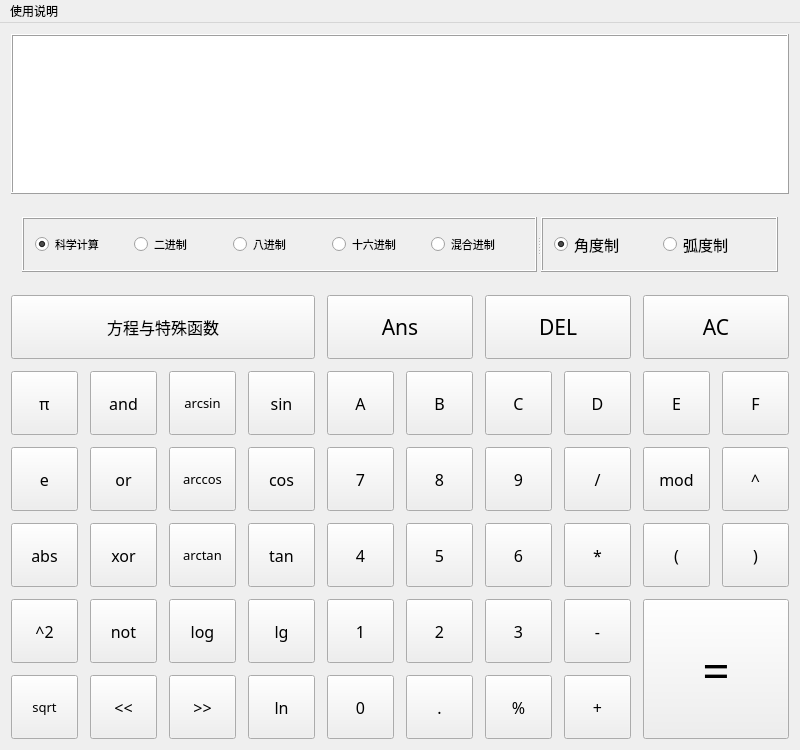
<?xml version="1.0" encoding="UTF-8"?>
<ui version="4.0">
 <class>CalculatorFX</class>
 <widget class="QMainWindow" name="CalculatorFX">
  <property name="geometry">
   <rect>
    <x>0</x>
    <y>0</y>
    <width>800</width>
    <height>750</height>
   </rect>
  </property>
  <property name="sizePolicy">
   <sizepolicy hsizetype="Expanding" vsizetype="Expanding">
    <horstretch>0</horstretch>
    <verstretch>0</verstretch>
   </sizepolicy>
  </property>
  <property name="minimumSize">
   <size>
    <width>800</width>
    <height>750</height>
   </size>
  </property>
  <property name="windowTitle">
   <string>CalculatorFX</string>
  </property>
  <widget class="QWidget" name="centralWidget">
   <property name="sizePolicy">
    <sizepolicy hsizetype="Expanding" vsizetype="Expanding">
     <horstretch>0</horstretch>
     <verstretch>0</verstretch>
    </sizepolicy>
   </property>
   <layout class="QGridLayout" name="gridLayout">
    <property name="spacing">
     <number>12</number>
    </property>
    <item row="2" column="4" colspan="2">
     <widget class="QPushButton" name="pBtn_Ans">
      <property name="sizePolicy">
       <sizepolicy hsizetype="Expanding" vsizetype="Expanding">
        <horstretch>0</horstretch>
        <verstretch>0</verstretch>
       </sizepolicy>
      </property>
      <property name="minimumSize">
       <size>
        <width>70</width>
        <height>25</height>
       </size>
      </property>
      <property name="font">
       <font>
        <family>微软雅黑</family>
        <pointsize>16</pointsize>
       </font>
      </property>
      <property name="text">
       <string>Ans</string>
      </property>
     </widget>
    </item>
    <item row="2" column="8" colspan="2">
     <widget class="QPushButton" name="pBtn_AC">
      <property name="sizePolicy">
       <sizepolicy hsizetype="Expanding" vsizetype="Expanding">
        <horstretch>0</horstretch>
        <verstretch>0</verstretch>
       </sizepolicy>
      </property>
      <property name="minimumSize">
       <size>
        <width>70</width>
        <height>25</height>
       </size>
      </property>
      <property name="font">
       <font>
        <family>微软雅黑</family>
        <pointsize>16</pointsize>
       </font>
      </property>
      <property name="text">
       <string>AC</string>
      </property>
     </widget>
    </item>
    <item row="3" column="2">
     <widget class="QPushButton" name="pBtn_arcsin">
      <property name="sizePolicy">
       <sizepolicy hsizetype="Expanding" vsizetype="Expanding">
        <horstretch>0</horstretch>
        <verstretch>0</verstretch>
       </sizepolicy>
      </property>
      <property name="minimumSize">
       <size>
        <width>35</width>
        <height>25</height>
       </size>
      </property>
      <property name="font">
       <font>
        <family>微软雅黑</family>
        <pointsize>10</pointsize>
       </font>
      </property>
      <property name="text">
       <string>arcsin</string>
      </property>
     </widget>
    </item>
    <item row="3" column="4">
     <widget class="QPushButton" name="pBtn_A">
      <property name="sizePolicy">
       <sizepolicy hsizetype="Expanding" vsizetype="Expanding">
        <horstretch>0</horstretch>
        <verstretch>0</verstretch>
       </sizepolicy>
      </property>
      <property name="minimumSize">
       <size>
        <width>35</width>
        <height>25</height>
       </size>
      </property>
      <property name="font">
       <font>
        <family>微软雅黑</family>
        <pointsize>12</pointsize>
       </font>
      </property>
      <property name="text">
       <string>A</string>
      </property>
     </widget>
    </item>
    <item row="3" column="6">
     <widget class="QPushButton" name="pBtn_C">
      <property name="sizePolicy">
       <sizepolicy hsizetype="Expanding" vsizetype="Expanding">
        <horstretch>0</horstretch>
        <verstretch>0</verstretch>
       </sizepolicy>
      </property>
      <property name="minimumSize">
       <size>
        <width>35</width>
        <height>25</height>
       </size>
      </property>
      <property name="font">
       <font>
        <family>微软雅黑</family>
        <pointsize>12</pointsize>
       </font>
      </property>
      <property name="text">
       <string>C</string>
      </property>
     </widget>
    </item>
    <item row="3" column="1">
     <widget class="QPushButton" name="pBtn_and">
      <property name="sizePolicy">
       <sizepolicy hsizetype="Expanding" vsizetype="Expanding">
        <horstretch>0</horstretch>
        <verstretch>0</verstretch>
       </sizepolicy>
      </property>
      <property name="minimumSize">
       <size>
        <width>35</width>
        <height>25</height>
       </size>
      </property>
      <property name="font">
       <font>
        <family>微软雅黑</family>
        <pointsize>12</pointsize>
       </font>
      </property>
      <property name="text">
       <string>and</string>
      </property>
     </widget>
    </item>
    <item row="3" column="3">
     <widget class="QPushButton" name="pBtn_sin">
      <property name="sizePolicy">
       <sizepolicy hsizetype="Expanding" vsizetype="Expanding">
        <horstretch>0</horstretch>
        <verstretch>0</verstretch>
       </sizepolicy>
      </property>
      <property name="minimumSize">
       <size>
        <width>35</width>
        <height>25</height>
       </size>
      </property>
      <property name="font">
       <font>
        <family>微软雅黑</family>
        <pointsize>12</pointsize>
       </font>
      </property>
      <property name="text">
       <string>sin</string>
      </property>
     </widget>
    </item>
    <item row="3" column="8">
     <widget class="QPushButton" name="pBtn_E">
      <property name="sizePolicy">
       <sizepolicy hsizetype="Expanding" vsizetype="Expanding">
        <horstretch>0</horstretch>
        <verstretch>0</verstretch>
       </sizepolicy>
      </property>
      <property name="minimumSize">
       <size>
        <width>35</width>
        <height>25</height>
       </size>
      </property>
      <property name="font">
       <font>
        <family>微软雅黑</family>
        <pointsize>12</pointsize>
       </font>
      </property>
      <property name="text">
       <string>E</string>
      </property>
     </widget>
    </item>
    <item row="3" column="9">
     <widget class="QPushButton" name="pBtn_F">
      <property name="sizePolicy">
       <sizepolicy hsizetype="Expanding" vsizetype="Expanding">
        <horstretch>0</horstretch>
        <verstretch>0</verstretch>
       </sizepolicy>
      </property>
      <property name="minimumSize">
       <size>
        <width>35</width>
        <height>25</height>
       </size>
      </property>
      <property name="font">
       <font>
        <family>微软雅黑</family>
        <pointsize>12</pointsize>
       </font>
      </property>
      <property name="text">
       <string>F</string>
      </property>
     </widget>
    </item>
    <item row="3" column="7">
     <widget class="QPushButton" name="pBtn_D">
      <property name="sizePolicy">
       <sizepolicy hsizetype="Expanding" vsizetype="Expanding">
        <horstretch>0</horstretch>
        <verstretch>0</verstretch>
       </sizepolicy>
      </property>
      <property name="minimumSize">
       <size>
        <width>35</width>
        <height>25</height>
       </size>
      </property>
      <property name="font">
       <font>
        <family>微软雅黑</family>
        <pointsize>12</pointsize>
       </font>
      </property>
      <property name="text">
       <string>D</string>
      </property>
     </widget>
    </item>
    <item row="4" column="1">
     <widget class="QPushButton" name="pBtn_or">
      <property name="sizePolicy">
       <sizepolicy hsizetype="Expanding" vsizetype="Expanding">
        <horstretch>0</horstretch>
        <verstretch>0</verstretch>
       </sizepolicy>
      </property>
      <property name="minimumSize">
       <size>
        <width>35</width>
        <height>25</height>
       </size>
      </property>
      <property name="font">
       <font>
        <family>微软雅黑</family>
        <pointsize>12</pointsize>
       </font>
      </property>
      <property name="text">
       <string>or</string>
      </property>
     </widget>
    </item>
    <item row="3" column="5">
     <widget class="QPushButton" name="pBtn_B">
      <property name="sizePolicy">
       <sizepolicy hsizetype="Expanding" vsizetype="Expanding">
        <horstretch>0</horstretch>
        <verstretch>0</verstretch>
       </sizepolicy>
      </property>
      <property name="minimumSize">
       <size>
        <width>35</width>
        <height>25</height>
       </size>
      </property>
      <property name="font">
       <font>
        <family>微软雅黑</family>
        <pointsize>12</pointsize>
       </font>
      </property>
      <property name="text">
       <string>B</string>
      </property>
     </widget>
    </item>
    <item row="2" column="0" colspan="4">
     <widget class="QToolButton" name="tBtn_function">
      <property name="sizePolicy">
       <sizepolicy hsizetype="Expanding" vsizetype="Expanding">
        <horstretch>0</horstretch>
        <verstretch>0</verstretch>
       </sizepolicy>
      </property>
      <property name="minimumSize">
       <size>
        <width>105</width>
        <height>25</height>
       </size>
      </property>
      <property name="font">
       <font>
        <family>微软雅黑</family>
        <pointsize>12</pointsize>
       </font>
      </property>
      <property name="text">
       <string>方程与特殊函数</string>
      </property>
      <property name="popupMode">
       <enum>QToolButton::InstantPopup</enum>
      </property>
      <property name="toolButtonStyle">
       <enum>Qt::ToolButtonTextOnly</enum>
      </property>
      <property name="autoRaise">
       <bool>false</bool>
      </property>
      <property name="arrowType">
       <enum>Qt::DownArrow</enum>
      </property>
     </widget>
    </item>
    <item row="4" column="2">
     <widget class="QPushButton" name="pBtn_arccos">
      <property name="sizePolicy">
       <sizepolicy hsizetype="Expanding" vsizetype="Expanding">
        <horstretch>0</horstretch>
        <verstretch>0</verstretch>
       </sizepolicy>
      </property>
      <property name="minimumSize">
       <size>
        <width>35</width>
        <height>25</height>
       </size>
      </property>
      <property name="font">
       <font>
        <family>微软雅黑</family>
        <pointsize>10</pointsize>
       </font>
      </property>
      <property name="text">
       <string>arccos</string>
      </property>
     </widget>
    </item>
    <item row="4" column="3">
     <widget class="QPushButton" name="pBtn_cos">
      <property name="sizePolicy">
       <sizepolicy hsizetype="Expanding" vsizetype="Expanding">
        <horstretch>0</horstretch>
        <verstretch>0</verstretch>
       </sizepolicy>
      </property>
      <property name="minimumSize">
       <size>
        <width>35</width>
        <height>25</height>
       </size>
      </property>
      <property name="font">
       <font>
        <family>微软雅黑</family>
        <pointsize>12</pointsize>
       </font>
      </property>
      <property name="text">
       <string>cos</string>
      </property>
     </widget>
    </item>
    <item row="2" column="6" colspan="2">
     <widget class="QPushButton" name="pBtn_DEL">
      <property name="sizePolicy">
       <sizepolicy hsizetype="Expanding" vsizetype="Expanding">
        <horstretch>0</horstretch>
        <verstretch>0</verstretch>
       </sizepolicy>
      </property>
      <property name="minimumSize">
       <size>
        <width>70</width>
        <height>25</height>
       </size>
      </property>
      <property name="font">
       <font>
        <family>微软雅黑</family>
        <pointsize>16</pointsize>
       </font>
      </property>
      <property name="text">
       <string>DEL</string>
      </property>
     </widget>
    </item>
    <item row="3" column="0">
     <widget class="QPushButton" name="pBtn_pi">
      <property name="sizePolicy">
       <sizepolicy hsizetype="Expanding" vsizetype="Expanding">
        <horstretch>0</horstretch>
        <verstretch>0</verstretch>
       </sizepolicy>
      </property>
      <property name="minimumSize">
       <size>
        <width>35</width>
        <height>25</height>
       </size>
      </property>
      <property name="font">
       <font>
        <family>微软雅黑</family>
        <pointsize>12</pointsize>
       </font>
      </property>
      <property name="text">
       <string>π</string>
      </property>
     </widget>
    </item>
    <item row="4" column="0">
     <widget class="QPushButton" name="pBtn_e">
      <property name="sizePolicy">
       <sizepolicy hsizetype="Expanding" vsizetype="Expanding">
        <horstretch>0</horstretch>
        <verstretch>0</verstretch>
       </sizepolicy>
      </property>
      <property name="minimumSize">
       <size>
        <width>35</width>
        <height>25</height>
       </size>
      </property>
      <property name="font">
       <font>
        <family>微软雅黑</family>
        <pointsize>12</pointsize>
        <italic>false</italic>
       </font>
      </property>
      <property name="text">
       <string>e</string>
      </property>
     </widget>
    </item>
    <item row="4" column="4">
     <widget class="QPushButton" name="pBtn_7">
      <property name="sizePolicy">
       <sizepolicy hsizetype="Expanding" vsizetype="Expanding">
        <horstretch>0</horstretch>
        <verstretch>0</verstretch>
       </sizepolicy>
      </property>
      <property name="minimumSize">
       <size>
        <width>35</width>
        <height>25</height>
       </size>
      </property>
      <property name="font">
       <font>
        <family>微软雅黑</family>
        <pointsize>12</pointsize>
       </font>
      </property>
      <property name="text">
       <string>7</string>
      </property>
     </widget>
    </item>
    <item row="6" column="8" rowspan="2" colspan="2">
     <widget class="QPushButton" name="pBtn_equal">
      <property name="sizePolicy">
       <sizepolicy hsizetype="Expanding" vsizetype="Expanding">
        <horstretch>0</horstretch>
        <verstretch>0</verstretch>
       </sizepolicy>
      </property>
      <property name="minimumSize">
       <size>
        <width>35</width>
        <height>25</height>
       </size>
      </property>
      <property name="font">
       <font>
        <family>微软雅黑</family>
        <pointsize>36</pointsize>
       </font>
      </property>
      <property name="text">
       <string>=</string>
      </property>
     </widget>
    </item>
    <item row="4" column="6">
     <widget class="QPushButton" name="pBtn_9">
      <property name="sizePolicy">
       <sizepolicy hsizetype="Expanding" vsizetype="Expanding">
        <horstretch>0</horstretch>
        <verstretch>0</verstretch>
       </sizepolicy>
      </property>
      <property name="minimumSize">
       <size>
        <width>35</width>
        <height>25</height>
       </size>
      </property>
      <property name="font">
       <font>
        <family>微软雅黑</family>
        <pointsize>12</pointsize>
       </font>
      </property>
      <property name="text">
       <string>9</string>
      </property>
     </widget>
    </item>
    <item row="5" column="3">
     <widget class="QPushButton" name="pBtn_tan">
      <property name="sizePolicy">
       <sizepolicy hsizetype="Expanding" vsizetype="Expanding">
        <horstretch>0</horstretch>
        <verstretch>0</verstretch>
       </sizepolicy>
      </property>
      <property name="minimumSize">
       <size>
        <width>35</width>
        <height>25</height>
       </size>
      </property>
      <property name="font">
       <font>
        <family>微软雅黑</family>
        <pointsize>12</pointsize>
       </font>
      </property>
      <property name="text">
       <string>tan</string>
      </property>
     </widget>
    </item>
    <item row="5" column="0">
     <widget class="QPushButton" name="pBtn_abs">
      <property name="sizePolicy">
       <sizepolicy hsizetype="Expanding" vsizetype="Expanding">
        <horstretch>0</horstretch>
        <verstretch>0</verstretch>
       </sizepolicy>
      </property>
      <property name="minimumSize">
       <size>
        <width>35</width>
        <height>25</height>
       </size>
      </property>
      <property name="font">
       <font>
        <family>微软雅黑</family>
        <pointsize>12</pointsize>
       </font>
      </property>
      <property name="text">
       <string>abs</string>
      </property>
     </widget>
    </item>
    <item row="6" column="6">
     <widget class="QPushButton" name="pBtn_3">
      <property name="sizePolicy">
       <sizepolicy hsizetype="Expanding" vsizetype="Expanding">
        <horstretch>0</horstretch>
        <verstretch>0</verstretch>
       </sizepolicy>
      </property>
      <property name="minimumSize">
       <size>
        <width>35</width>
        <height>25</height>
       </size>
      </property>
      <property name="font">
       <font>
        <family>微软雅黑</family>
        <pointsize>12</pointsize>
       </font>
      </property>
      <property name="text">
       <string>3</string>
      </property>
     </widget>
    </item>
    <item row="5" column="1">
     <widget class="QPushButton" name="pBtn_xor">
      <property name="sizePolicy">
       <sizepolicy hsizetype="Expanding" vsizetype="Expanding">
        <horstretch>0</horstretch>
        <verstretch>0</verstretch>
       </sizepolicy>
      </property>
      <property name="minimumSize">
       <size>
        <width>35</width>
        <height>25</height>
       </size>
      </property>
      <property name="font">
       <font>
        <family>微软雅黑</family>
        <pointsize>12</pointsize>
       </font>
      </property>
      <property name="text">
       <string>xor</string>
      </property>
     </widget>
    </item>
    <item row="5" column="9">
     <widget class="QPushButton" name="pBtn_rbracket">
      <property name="sizePolicy">
       <sizepolicy hsizetype="Expanding" vsizetype="Expanding">
        <horstretch>0</horstretch>
        <verstretch>0</verstretch>
       </sizepolicy>
      </property>
      <property name="minimumSize">
       <size>
        <width>35</width>
        <height>25</height>
       </size>
      </property>
      <property name="font">
       <font>
        <family>微软雅黑</family>
        <pointsize>12</pointsize>
       </font>
      </property>
      <property name="text">
       <string>)</string>
      </property>
     </widget>
    </item>
    <item row="7" column="1">
     <widget class="QPushButton" name="pBtn_sll">
      <property name="sizePolicy">
       <sizepolicy hsizetype="Expanding" vsizetype="Expanding">
        <horstretch>0</horstretch>
        <verstretch>0</verstretch>
       </sizepolicy>
      </property>
      <property name="minimumSize">
       <size>
        <width>35</width>
        <height>25</height>
       </size>
      </property>
      <property name="font">
       <font>
        <family>微软雅黑</family>
        <pointsize>12</pointsize>
       </font>
      </property>
      <property name="text">
       <string>&lt;&lt;</string>
      </property>
     </widget>
    </item>
    <item row="7" column="2">
     <widget class="QPushButton" name="pBtn_sra">
      <property name="sizePolicy">
       <sizepolicy hsizetype="Expanding" vsizetype="Expanding">
        <horstretch>0</horstretch>
        <verstretch>0</verstretch>
       </sizepolicy>
      </property>
      <property name="minimumSize">
       <size>
        <width>35</width>
        <height>25</height>
       </size>
      </property>
      <property name="font">
       <font>
        <family>微软雅黑</family>
        <pointsize>12</pointsize>
       </font>
      </property>
      <property name="text">
       <string>&gt;&gt;</string>
      </property>
     </widget>
    </item>
    <item row="5" column="4">
     <widget class="QPushButton" name="pBtn_4">
      <property name="sizePolicy">
       <sizepolicy hsizetype="Expanding" vsizetype="Expanding">
        <horstretch>0</horstretch>
        <verstretch>0</verstretch>
       </sizepolicy>
      </property>
      <property name="minimumSize">
       <size>
        <width>35</width>
        <height>25</height>
       </size>
      </property>
      <property name="font">
       <font>
        <family>微软雅黑</family>
        <pointsize>12</pointsize>
       </font>
      </property>
      <property name="text">
       <string>4</string>
      </property>
     </widget>
    </item>
    <item row="7" column="3">
     <widget class="QPushButton" name="pBtn_ln">
      <property name="sizePolicy">
       <sizepolicy hsizetype="Expanding" vsizetype="Expanding">
        <horstretch>0</horstretch>
        <verstretch>0</verstretch>
       </sizepolicy>
      </property>
      <property name="minimumSize">
       <size>
        <width>35</width>
        <height>25</height>
       </size>
      </property>
      <property name="font">
       <font>
        <family>微软雅黑</family>
        <pointsize>12</pointsize>
       </font>
      </property>
      <property name="text">
       <string>ln</string>
      </property>
     </widget>
    </item>
    <item row="4" column="7">
     <widget class="QPushButton" name="pBtn_div">
      <property name="sizePolicy">
       <sizepolicy hsizetype="Expanding" vsizetype="Expanding">
        <horstretch>0</horstretch>
        <verstretch>0</verstretch>
       </sizepolicy>
      </property>
      <property name="minimumSize">
       <size>
        <width>35</width>
        <height>25</height>
       </size>
      </property>
      <property name="font">
       <font>
        <family>微软雅黑</family>
        <pointsize>12</pointsize>
       </font>
      </property>
      <property name="text">
       <string>/</string>
      </property>
     </widget>
    </item>
    <item row="6" column="7">
     <widget class="QPushButton" name="pBtn_sub">
      <property name="sizePolicy">
       <sizepolicy hsizetype="Expanding" vsizetype="Expanding">
        <horstretch>0</horstretch>
        <verstretch>0</verstretch>
       </sizepolicy>
      </property>
      <property name="minimumSize">
       <size>
        <width>35</width>
        <height>25</height>
       </size>
      </property>
      <property name="font">
       <font>
        <family>微软雅黑</family>
        <pointsize>12</pointsize>
       </font>
      </property>
      <property name="text">
       <string>-</string>
      </property>
     </widget>
    </item>
    <item row="6" column="0">
     <widget class="QPushButton" name="pBtn_square">
      <property name="sizePolicy">
       <sizepolicy hsizetype="Expanding" vsizetype="Expanding">
        <horstretch>0</horstretch>
        <verstretch>0</verstretch>
       </sizepolicy>
      </property>
      <property name="minimumSize">
       <size>
        <width>35</width>
        <height>25</height>
       </size>
      </property>
      <property name="font">
       <font>
        <family>微软雅黑</family>
        <pointsize>12</pointsize>
       </font>
      </property>
      <property name="text">
       <string>^2</string>
      </property>
     </widget>
    </item>
    <item row="7" column="4">
     <widget class="QPushButton" name="pBtn_0">
      <property name="sizePolicy">
       <sizepolicy hsizetype="Expanding" vsizetype="Expanding">
        <horstretch>0</horstretch>
        <verstretch>0</verstretch>
       </sizepolicy>
      </property>
      <property name="minimumSize">
       <size>
        <width>35</width>
        <height>25</height>
       </size>
      </property>
      <property name="font">
       <font>
        <family>微软雅黑</family>
        <pointsize>12</pointsize>
       </font>
      </property>
      <property name="text">
       <string>0</string>
      </property>
     </widget>
    </item>
    <item row="7" column="5">
     <widget class="QPushButton" name="pBtn_dot">
      <property name="sizePolicy">
       <sizepolicy hsizetype="Expanding" vsizetype="Expanding">
        <horstretch>0</horstretch>
        <verstretch>0</verstretch>
       </sizepolicy>
      </property>
      <property name="minimumSize">
       <size>
        <width>35</width>
        <height>25</height>
       </size>
      </property>
      <property name="font">
       <font>
        <family>微软雅黑</family>
        <pointsize>12</pointsize>
       </font>
      </property>
      <property name="text">
       <string>.</string>
      </property>
     </widget>
    </item>
    <item row="5" column="7">
     <widget class="QPushButton" name="pBtn_mul">
      <property name="sizePolicy">
       <sizepolicy hsizetype="Expanding" vsizetype="Expanding">
        <horstretch>0</horstretch>
        <verstretch>0</verstretch>
       </sizepolicy>
      </property>
      <property name="minimumSize">
       <size>
        <width>35</width>
        <height>25</height>
       </size>
      </property>
      <property name="font">
       <font>
        <family>微软雅黑</family>
        <pointsize>12</pointsize>
       </font>
      </property>
      <property name="text">
       <string>*</string>
      </property>
     </widget>
    </item>
    <item row="5" column="8">
     <widget class="QPushButton" name="pBtn_lBracket">
      <property name="sizePolicy">
       <sizepolicy hsizetype="Expanding" vsizetype="Expanding">
        <horstretch>0</horstretch>
        <verstretch>0</verstretch>
       </sizepolicy>
      </property>
      <property name="minimumSize">
       <size>
        <width>35</width>
        <height>25</height>
       </size>
      </property>
      <property name="font">
       <font>
        <family>微软雅黑</family>
        <pointsize>12</pointsize>
       </font>
      </property>
      <property name="text">
       <string>(</string>
      </property>
     </widget>
    </item>
    <item row="6" column="3">
     <widget class="QPushButton" name="pBtn_lg">
      <property name="sizePolicy">
       <sizepolicy hsizetype="Expanding" vsizetype="Expanding">
        <horstretch>0</horstretch>
        <verstretch>0</verstretch>
       </sizepolicy>
      </property>
      <property name="minimumSize">
       <size>
        <width>35</width>
        <height>25</height>
       </size>
      </property>
      <property name="font">
       <font>
        <family>微软雅黑</family>
        <pointsize>12</pointsize>
       </font>
      </property>
      <property name="text">
       <string>lg</string>
      </property>
     </widget>
    </item>
    <item row="4" column="5">
     <widget class="QPushButton" name="pBtn_8">
      <property name="sizePolicy">
       <sizepolicy hsizetype="Expanding" vsizetype="Expanding">
        <horstretch>0</horstretch>
        <verstretch>0</verstretch>
       </sizepolicy>
      </property>
      <property name="minimumSize">
       <size>
        <width>35</width>
        <height>25</height>
       </size>
      </property>
      <property name="font">
       <font>
        <family>微软雅黑</family>
        <pointsize>12</pointsize>
       </font>
      </property>
      <property name="text">
       <string>8</string>
      </property>
     </widget>
    </item>
    <item row="6" column="5">
     <widget class="QPushButton" name="pBtn_2">
      <property name="sizePolicy">
       <sizepolicy hsizetype="Expanding" vsizetype="Expanding">
        <horstretch>0</horstretch>
        <verstretch>0</verstretch>
       </sizepolicy>
      </property>
      <property name="minimumSize">
       <size>
        <width>35</width>
        <height>25</height>
       </size>
      </property>
      <property name="font">
       <font>
        <family>微软雅黑</family>
        <pointsize>12</pointsize>
       </font>
      </property>
      <property name="text">
       <string>2</string>
      </property>
     </widget>
    </item>
    <item row="5" column="6">
     <widget class="QPushButton" name="pBtn_6">
      <property name="sizePolicy">
       <sizepolicy hsizetype="Expanding" vsizetype="Expanding">
        <horstretch>0</horstretch>
        <verstretch>0</verstretch>
       </sizepolicy>
      </property>
      <property name="minimumSize">
       <size>
        <width>35</width>
        <height>25</height>
       </size>
      </property>
      <property name="font">
       <font>
        <family>微软雅黑</family>
        <pointsize>12</pointsize>
       </font>
      </property>
      <property name="text">
       <string>6</string>
      </property>
     </widget>
    </item>
    <item row="7" column="6">
     <widget class="QPushButton" name="pBtn_percent">
      <property name="sizePolicy">
       <sizepolicy hsizetype="Expanding" vsizetype="Expanding">
        <horstretch>0</horstretch>
        <verstretch>0</verstretch>
       </sizepolicy>
      </property>
      <property name="minimumSize">
       <size>
        <width>35</width>
        <height>25</height>
       </size>
      </property>
      <property name="font">
       <font>
        <family>微软雅黑</family>
        <pointsize>12</pointsize>
       </font>
      </property>
      <property name="text">
       <string>%</string>
      </property>
     </widget>
    </item>
    <item row="5" column="5">
     <widget class="QPushButton" name="pBtn_5">
      <property name="sizePolicy">
       <sizepolicy hsizetype="Expanding" vsizetype="Expanding">
        <horstretch>0</horstretch>
        <verstretch>0</verstretch>
       </sizepolicy>
      </property>
      <property name="minimumSize">
       <size>
        <width>35</width>
        <height>25</height>
       </size>
      </property>
      <property name="font">
       <font>
        <family>微软雅黑</family>
        <pointsize>12</pointsize>
       </font>
      </property>
      <property name="text">
       <string>5</string>
      </property>
     </widget>
    </item>
    <item row="4" column="9">
     <widget class="QPushButton" name="pBtn_power">
      <property name="sizePolicy">
       <sizepolicy hsizetype="Expanding" vsizetype="Expanding">
        <horstretch>0</horstretch>
        <verstretch>0</verstretch>
       </sizepolicy>
      </property>
      <property name="minimumSize">
       <size>
        <width>35</width>
        <height>25</height>
       </size>
      </property>
      <property name="font">
       <font>
        <family>微软雅黑</family>
        <pointsize>12</pointsize>
       </font>
      </property>
      <property name="text">
       <string>^</string>
      </property>
     </widget>
    </item>
    <item row="7" column="0">
     <widget class="QPushButton" name="pBtn_sqrt">
      <property name="sizePolicy">
       <sizepolicy hsizetype="Expanding" vsizetype="Expanding">
        <horstretch>0</horstretch>
        <verstretch>0</verstretch>
       </sizepolicy>
      </property>
      <property name="minimumSize">
       <size>
        <width>35</width>
        <height>25</height>
       </size>
      </property>
      <property name="font">
       <font>
        <family>微软雅黑</family>
        <pointsize>10</pointsize>
       </font>
      </property>
      <property name="text">
       <string>sqrt</string>
      </property>
     </widget>
    </item>
    <item row="4" column="8">
     <widget class="QPushButton" name="pBtn_mod">
      <property name="sizePolicy">
       <sizepolicy hsizetype="Expanding" vsizetype="Expanding">
        <horstretch>0</horstretch>
        <verstretch>0</verstretch>
       </sizepolicy>
      </property>
      <property name="minimumSize">
       <size>
        <width>35</width>
        <height>25</height>
       </size>
      </property>
      <property name="font">
       <font>
        <family>微软雅黑</family>
        <pointsize>12</pointsize>
       </font>
      </property>
      <property name="text">
       <string>mod</string>
      </property>
     </widget>
    </item>
    <item row="5" column="2">
     <widget class="QPushButton" name="pBtn_arctan">
      <property name="sizePolicy">
       <sizepolicy hsizetype="Expanding" vsizetype="Expanding">
        <horstretch>0</horstretch>
        <verstretch>0</verstretch>
       </sizepolicy>
      </property>
      <property name="minimumSize">
       <size>
        <width>35</width>
        <height>25</height>
       </size>
      </property>
      <property name="font">
       <font>
        <family>微软雅黑</family>
        <pointsize>10</pointsize>
       </font>
      </property>
      <property name="text">
       <string>arctan</string>
      </property>
     </widget>
    </item>
    <item row="6" column="1">
     <widget class="QPushButton" name="pBtn_not">
      <property name="sizePolicy">
       <sizepolicy hsizetype="Expanding" vsizetype="Expanding">
        <horstretch>0</horstretch>
        <verstretch>0</verstretch>
       </sizepolicy>
      </property>
      <property name="minimumSize">
       <size>
        <width>35</width>
        <height>25</height>
       </size>
      </property>
      <property name="font">
       <font>
        <family>微软雅黑</family>
        <pointsize>12</pointsize>
       </font>
      </property>
      <property name="text">
       <string>not</string>
      </property>
     </widget>
    </item>
    <item row="6" column="2">
     <widget class="QPushButton" name="pBtn_log">
      <property name="sizePolicy">
       <sizepolicy hsizetype="Expanding" vsizetype="Expanding">
        <horstretch>0</horstretch>
        <verstretch>0</verstretch>
       </sizepolicy>
      </property>
      <property name="minimumSize">
       <size>
        <width>35</width>
        <height>25</height>
       </size>
      </property>
      <property name="font">
       <font>
        <family>微软雅黑</family>
        <pointsize>12</pointsize>
       </font>
      </property>
      <property name="text">
       <string>log</string>
      </property>
     </widget>
    </item>
    <item row="6" column="4">
     <widget class="QPushButton" name="pBtn_1">
      <property name="sizePolicy">
       <sizepolicy hsizetype="Expanding" vsizetype="Expanding">
        <horstretch>0</horstretch>
        <verstretch>0</verstretch>
       </sizepolicy>
      </property>
      <property name="minimumSize">
       <size>
        <width>35</width>
        <height>25</height>
       </size>
      </property>
      <property name="font">
       <font>
        <family>微软雅黑</family>
        <pointsize>12</pointsize>
       </font>
      </property>
      <property name="text">
       <string>1</string>
      </property>
     </widget>
    </item>
    <item row="7" column="7">
     <widget class="QPushButton" name="pBtn_Add">
      <property name="sizePolicy">
       <sizepolicy hsizetype="Expanding" vsizetype="Expanding">
        <horstretch>0</horstretch>
        <verstretch>0</verstretch>
       </sizepolicy>
      </property>
      <property name="minimumSize">
       <size>
        <width>35</width>
        <height>25</height>
       </size>
      </property>
      <property name="font">
       <font>
        <family>微软雅黑</family>
        <pointsize>12</pointsize>
       </font>
      </property>
      <property name="text">
       <string>+</string>
      </property>
     </widget>
    </item>
    <item row="1" column="0" colspan="10">
     <widget class="QWidget" name="widget_options" native="true">
      <layout class="QHBoxLayout" name="horizontalLayout_3">
       <item>
        <widget class="QSplitter" name="splitter">
         <property name="sizePolicy">
          <sizepolicy hsizetype="Expanding" vsizetype="Expanding">
           <horstretch>0</horstretch>
           <verstretch>0</verstretch>
          </sizepolicy>
         </property>
         <property name="orientation">
          <enum>Qt::Horizontal</enum>
         </property>
         <widget class="QFrame" name="frame_calPattern">
          <property name="sizePolicy">
           <sizepolicy hsizetype="Expanding" vsizetype="Expanding">
            <horstretch>0</horstretch>
            <verstretch>0</verstretch>
           </sizepolicy>
          </property>
          <property name="frameShape">
           <enum>QFrame::Box</enum>
          </property>
          <property name="frameShadow">
           <enum>QFrame::Raised</enum>
          </property>
          <layout class="QHBoxLayout" name="horizontalLayout">
           <item>
            <widget class="QRadioButton" name="rBtn_sciCal">
             <property name="sizePolicy">
              <sizepolicy hsizetype="Expanding" vsizetype="Expanding">
               <horstretch>0</horstretch>
               <verstretch>0</verstretch>
              </sizepolicy>
             </property>
             <property name="font">
              <font>
               <family>微软雅黑</family>
               <pointsize>8</pointsize>
              </font>
             </property>
             <property name="text">
              <string>科学计算</string>
             </property>
             <property name="checked">
              <bool>true</bool>
             </property>
             <property name="autoRepeat">
              <bool>false</bool>
             </property>
             <property name="autoExclusive">
              <bool>true</bool>
             </property>
            </widget>
           </item>
           <item>
            <widget class="QRadioButton" name="rBtn_bin">
             <property name="sizePolicy">
              <sizepolicy hsizetype="Expanding" vsizetype="Expanding">
               <horstretch>0</horstretch>
               <verstretch>0</verstretch>
              </sizepolicy>
             </property>
             <property name="font">
              <font>
               <family>微软雅黑</family>
               <pointsize>8</pointsize>
              </font>
             </property>
             <property name="text">
              <string>二进制</string>
             </property>
            </widget>
           </item>
           <item>
            <widget class="QRadioButton" name="rBtn_oct">
             <property name="sizePolicy">
              <sizepolicy hsizetype="Expanding" vsizetype="Expanding">
               <horstretch>0</horstretch>
               <verstretch>0</verstretch>
              </sizepolicy>
             </property>
             <property name="font">
              <font>
               <family>微软雅黑</family>
               <pointsize>8</pointsize>
              </font>
             </property>
             <property name="text">
              <string>八进制</string>
             </property>
            </widget>
           </item>
           <item>
            <widget class="QRadioButton" name="rBtn_hex">
             <property name="sizePolicy">
              <sizepolicy hsizetype="Expanding" vsizetype="Expanding">
               <horstretch>0</horstretch>
               <verstretch>0</verstretch>
              </sizepolicy>
             </property>
             <property name="font">
              <font>
               <family>微软雅黑</family>
               <pointsize>8</pointsize>
              </font>
             </property>
             <property name="text">
              <string>十六进制</string>
             </property>
            </widget>
           </item>
           <item>
            <widget class="QRadioButton" name="rBtn_mix">
             <property name="sizePolicy">
              <sizepolicy hsizetype="Expanding" vsizetype="Expanding">
               <horstretch>0</horstretch>
               <verstretch>0</verstretch>
              </sizepolicy>
             </property>
             <property name="font">
              <font>
               <family>微软雅黑</family>
               <pointsize>8</pointsize>
              </font>
             </property>
             <property name="text">
              <string>混合进制</string>
             </property>
            </widget>
           </item>
          </layout>
         </widget>
         <widget class="QFrame" name="frame_tri">
          <property name="sizePolicy">
           <sizepolicy hsizetype="Expanding" vsizetype="Expanding">
            <horstretch>0</horstretch>
            <verstretch>0</verstretch>
           </sizepolicy>
          </property>
          <property name="frameShape">
           <enum>QFrame::Box</enum>
          </property>
          <property name="frameShadow">
           <enum>QFrame::Raised</enum>
          </property>
          <layout class="QHBoxLayout" name="horizontalLayout_2">
           <item>
            <widget class="QRadioButton" name="rBtn_angle">
             <property name="sizePolicy">
              <sizepolicy hsizetype="Expanding" vsizetype="Expanding">
               <horstretch>0</horstretch>
               <verstretch>0</verstretch>
              </sizepolicy>
             </property>
             <property name="font">
              <font>
               <family>微软雅黑</family>
               <pointsize>11</pointsize>
              </font>
             </property>
             <property name="text">
              <string>角度制</string>
             </property>
             <property name="checked">
              <bool>true</bool>
             </property>
            </widget>
           </item>
           <item>
            <widget class="QRadioButton" name="rBtn_radian">
             <property name="sizePolicy">
              <sizepolicy hsizetype="Expanding" vsizetype="Expanding">
               <horstretch>0</horstretch>
               <verstretch>0</verstretch>
              </sizepolicy>
             </property>
             <property name="font">
              <font>
               <family>微软雅黑</family>
               <pointsize>11</pointsize>
              </font>
             </property>
             <property name="text">
              <string>弧度制</string>
             </property>
            </widget>
           </item>
          </layout>
         </widget>
        </widget>
       </item>
      </layout>
     </widget>
    </item>
    <item row="0" column="0" colspan="10">
     <widget class="QFrame" name="frame_screen">
      <property name="sizePolicy">
       <sizepolicy hsizetype="Expanding" vsizetype="Expanding">
        <horstretch>0</horstretch>
        <verstretch>0</verstretch>
       </sizepolicy>
      </property>
      <property name="minimumSize">
       <size>
        <width>0</width>
        <height>160</height>
       </size>
      </property>
      <property name="frameShape">
       <enum>QFrame::Box</enum>
      </property>
      <property name="frameShadow">
       <enum>QFrame::Raised</enum>
      </property>
      <layout class="QVBoxLayout" name="verticalLayout">
       <property name="spacing">
        <number>0</number>
       </property>
       <property name="leftMargin">
        <number>0</number>
       </property>
       <property name="topMargin">
        <number>0</number>
       </property>
       <property name="rightMargin">
        <number>0</number>
       </property>
       <property name="bottomMargin">
        <number>0</number>
       </property>
       <item>
        <widget class="QLineEdit" name="lineEdit_Input">
         <property name="sizePolicy">
          <sizepolicy hsizetype="Expanding" vsizetype="Expanding">
           <horstretch>0</horstretch>
           <verstretch>0</verstretch>
          </sizepolicy>
         </property>
         <property name="font">
          <font>
           <family>微软雅黑</family>
           <pointsize>16</pointsize>
          </font>
         </property>
         <property name="autoFillBackground">
          <bool>false</bool>
         </property>
         <property name="frame">
          <bool>false</bool>
         </property>
        </widget>
       </item>
       <item>
        <widget class="QLineEdit" name="lineEdit_Result">
         <property name="sizePolicy">
          <sizepolicy hsizetype="Expanding" vsizetype="Expanding">
           <horstretch>0</horstretch>
           <verstretch>0</verstretch>
          </sizepolicy>
         </property>
         <property name="maximumSize">
          <size>
           <width>16777215</width>
           <height>16777215</height>
          </size>
         </property>
         <property name="font">
          <font>
           <family>微软雅黑</family>
           <pointsize>16</pointsize>
          </font>
         </property>
         <property name="layoutDirection">
          <enum>Qt::LeftToRight</enum>
         </property>
         <property name="frame">
          <bool>false</bool>
         </property>
         <property name="alignment">
          <set>Qt::AlignRight|Qt::AlignTrailing|Qt::AlignVCenter</set>
         </property>
         <property name="readOnly">
          <bool>true</bool>
         </property>
         <property name="clearButtonEnabled">
          <bool>false</bool>
         </property>
        </widget>
       </item>
      </layout>
     </widget>
    </item>
   </layout>
  </widget>
  <widget class="QMenuBar" name="menuBar">
   <property name="enabled">
    <bool>true</bool>
   </property>
   <property name="geometry">
    <rect>
     <x>0</x>
     <y>0</y>
     <width>800</width>
     <height>17</height>
    </rect>
   </property>
   <widget class="QMenu" name="menu">
    <property name="title">
     <string>使用说明</string>
    </property>
    <addaction name="instruction"/>
   </widget>
   <addaction name="menu"/>
  </widget>
  <action name="instruction">
   <property name="text">
    <string>查看说明</string>
   </property>
  </action>
 </widget>
 <layoutdefault spacing="6" margin="11"/>
 <resources/>
 <connections/>
</ui>
